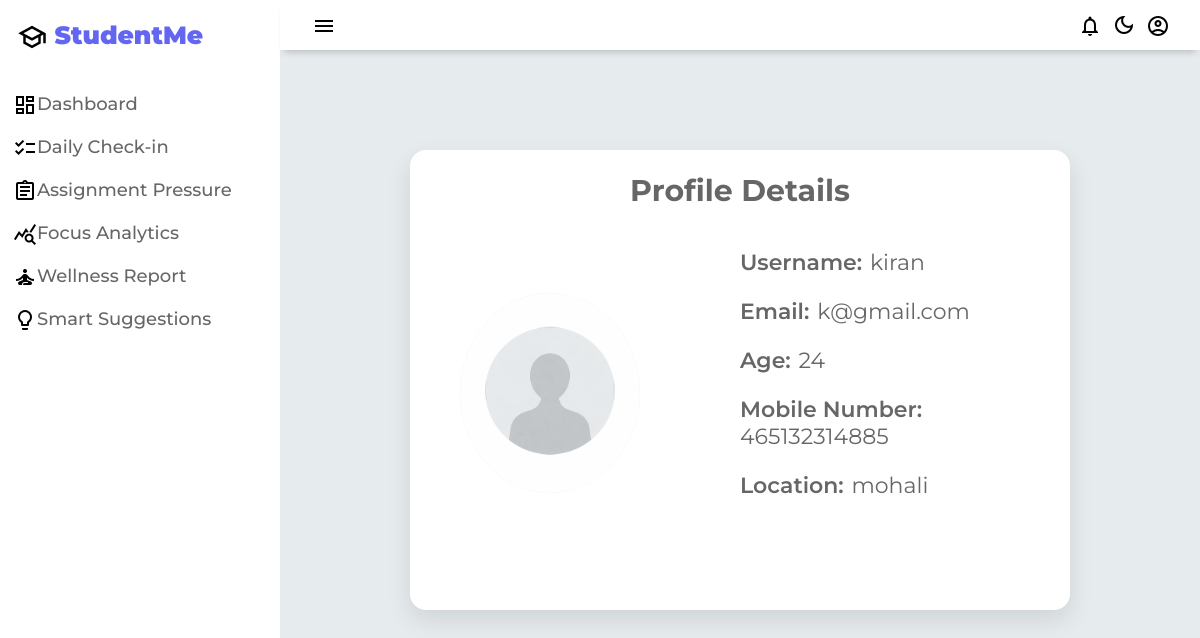
Screenshot of /profile/ (signed in) with the database file from the repository.
### student_app/models.py (models this page shows, shortened)
class settings(models.Model):
    user = models.OneToOneField(User, on_delete=models.CASCADE)
    age = models.IntegerField(null=True, blank=True)
    mobile = models.CharField(max_length=15, blank=True)
    location = models.CharField(max_length=100, blank=True)
    profile_pic = models.ImageField(upload_to="profile_pics/", default="profile_pics/default.png")

### student_app/views.py (the view)
# urls.py: path('profile/',views.profile,name="profile"),
@login_required
def profile(request):
    profile, created = settings.objects.get_or_create(user=request.user)
    return render(request, "profile.html", {"profile": profile})

### student_app/context_processors.py (called while the page is built)
def notifications(request):
    if request.user.is_authenticated:
        return {
            'notifications': Notification.objects.filter(
                user=request.user,
                is_read=False
            ).order_by('-created_at')[:5]
        }
    return {}

### student_app/templates/profile.html (shortened to what this page needs)
{% load static %}
<!DOCTYPE html>
<html lang="en">
<head>
    <link rel="stylesheet" href="{% static 'css/profile.css' %}">
</head>
<body>
    <div class="grid-container">
        <header class="header">
            <div class="menu-icon" onclick="openSidebar()">
                <span class="material-icons-outlined">menu</span>
            </div>
            <div id="header-right">
                <div class="notification-container">
                    <span class="material-icons-outlined" onclick="toggleNotification()">notifications</span>
                </div>
                <span id="themeIcon" class="material-icons-outlined" onclick="toggleTheme()">dark_mode</span>
                <div class="profile-container">
                    <span class="material-icons-outlined" onclick="toggleProfile()">account_circle</span>
                </div>
            </div>
        </header>
        <aside id="sidebar">
            <div class="sidebar-title">
                <div class="sidebar-brand">
                    <span class="material-icons-outlined">school</span> StudentMe
                </div>
            </div>
            <ul class="sidebar-list">
                <li  class="sidebar-list-item">
                    <a href="{% url 'dashboard' %}"><span class="material-icons-outlined">dashboard</span>Dashboard</a>
                </li>
                <li class="sidebar-list-item">
                    <a href="{% url 'check-in' %}"><span class="material-icons-outlined">checklist</span>Daily Check-in</a>
                </li>
                <li class="sidebar-list-item">
                    <a href="{% url 'assignment-pressure' %}"><span class="material-icons-outlined">assignment</span>Assignment Pressure</a>
                </li>
                <li class="sidebar-list-item">
                    <a href="{% url 'focus-analytics' %}"><span class="material-icons-outlined">query_stats</span>Focus Analytics</a>
                </li>
                <li class="sidebar-list-item">
                    <a href="{% url 'wellness-report' %}"><span class="material-icons-outlined">self_improvement</span>Wellness Report</a>
                </li>
                <li class="sidebar-list-item">
                    <a href="{% url 'smart-suggestions' %}"><span class="material-icons-outlined">lightbulb</span>Smart Suggestions</a>
                </li>
            </ul>
        </aside>
        <section class="main-section">
            <main class="profile-main">
                <div class="profile-card">
                    <h2>Profile Details</h2>
                    <form class="profile-content" method="POST" enctype="multipart/form-data">
                        <div class="profile-left">
                            <div class="profile-img">
                                {% if profile.profile_pic %}
                                <img src="{{ profile.profile_pic.url }}" id="image">
                                {% else %}
                                <img src="/media/profile_pics/default.png" id="image">
                                {% endif %}
                            </div>
                        </div>
                    </form>
                    <div class="profile-right">
                        <p><span>Username:</span> {{ request.user.username }}</p>
                        <p><span>Email:</span> {{ request.user.email }}</p>
                        <p><span>Age:</span> {{ profile.age|default:"Not added" }}</p>
                        <p><span>Mobile Number:</span> {{ profile.mobile|default:"Not added" }}</p>
                        <p><span>Location:</span> {{ profile.location|default:"Not added" }}</p>
                    </div>
                </div>
            </main>
        </section>
    </div>
</body>
</html>

### rows the page displays
settings: profile_pic (placeholder picture), age "24", mobile "465132314885", location "mohali"

### other values shown
{{ request.user.username }} "kiran"
{{ request.user.email }} "k@gmail.com"
